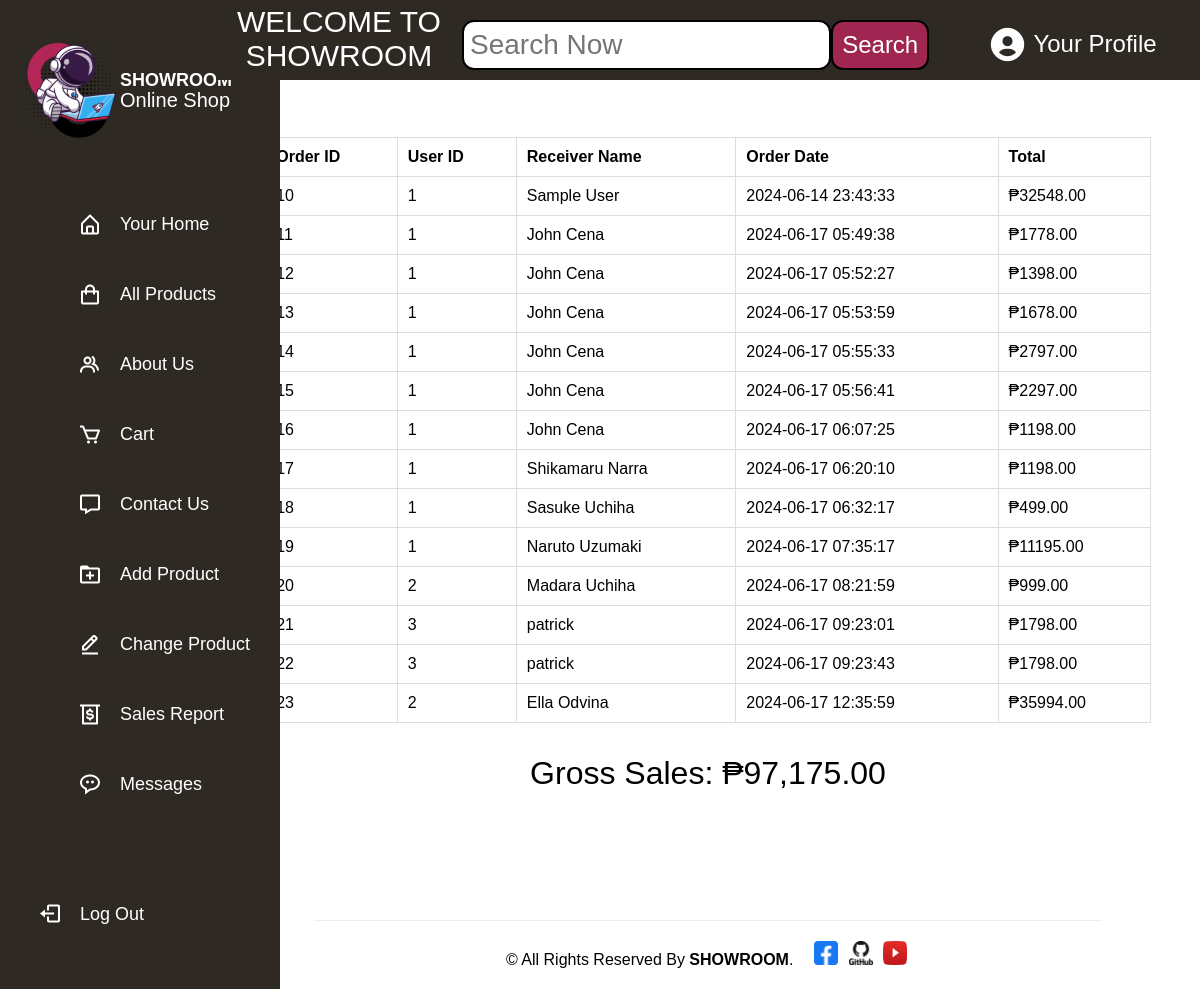
The app's page /website/sales_report_page.php (signed in) with its own data.
### tables this page shows
CREATE TABLE `orders_table` (
  `order_id` int(11) NOT NULL,
  `user_id` int(11) NOT NULL,
  `receiver_name` varchar(50) NOT NULL,
  `contact_number` int(255) NOT NULL,
  `order_date` datetime NOT NULL,
  `total` decimal(10,2) NOT NULL,
  `payment_method` varchar(50) NOT NULL,
  `shipping_address` varchar(255) NOT NULL,
  `delivery_method` varchar(255) NOT NULL
);

### website/sales_report_page.php (the view, shortened to what this page needs)
<?php
    require_once '../php/connect.php';
?>
<!DOCTYPE html>
<html lang="en">
<head>
    <link rel="stylesheet" href="../css/styles.css">
    <link href="main.css" rel="stylesheet">
    <link href='https://unpkg.com/boxicons@2.1.1/css/boxicons.min.css' rel='stylesheet'>
</head>
<body>
<?php include 'sidebar.php'; ?>
    <div class="container">
        <div class="content-individual">
        <div class="about-us-2">
        <?php
        $sql = "SELECT order_id, user_id, receiver_name, order_date, total FROM orders_table";
        $result = mysqli_query($conn, $sql);
        echo "<table border='1'>";
        echo "<tr><th>Order ID</th><th>User ID</th><th>Receiver Name</th><th>Order Date</th><th>Total</th></tr>";
        $total = 0;
        while ($row = mysqli_fetch_assoc($result)) {
        echo "<tr>";
        echo "<td>". $row["order_id"]. "</td>";
        echo "<td>". $row["user_id"]. "</td>";
        echo "<td>". $row["receiver_name"]. "</td>";
        echo "<td>". $row["order_date"]. "</td>";
        echo "<td>". "₱" . $row["total"]. "</td>";
        echo "</tr>";
        $total += $row["total"];
        }
        echo "</table>";
        echo "<p>Gross Sales: ₱". number_format($total, 2). "</p>";
        ?>
        </div>
        </div>
    </div>
    <footer class="footer_section" style="margin-top: 40px; font-weight: 500; background-color: #bfc0c0">
            <div class="container-3">
                <p style="padding: 20px 0; margin: 0 auto; text-align: center; border-top: 1.5px solid #eeeeee; width: 80%;">
                &copy; <span id="displayYear"></span> All Rights Reserved By
                <a href="#" style="text-decoration: none; color: BLACK; font-weight: 600;">SHOWROOM</a>.&nbsp;&nbsp;&nbsp;
                <a href="https://www.facebook.com/" target="_blank" class="icon">
                        <img src="../images/facebook.png" alt="Facebook">
                    </a>
                    <a href="https://github.com/" target="_blank">
                        <img src="../images/github.png" alt="GitHub" class="icon">
                    </a>
                    <a href="https://www.youtube.com/" target="_blank">
                        <img src="../images/youtube.png" alt="YouTube" class="icon">
                    </a>
                </p>
            </div>
        </footer>
</body>
</html>

### website/sidebar.php (shortened to what this page needs)
<!DOCTYPE html>
<html lang="en">
<head>
    <link rel="stylesheet" href="../css/styles.css">
    <link href='https://unpkg.com/boxicons@2.1.1/css/boxicons.min.css' rel='stylesheet'>
</head>
<body>
    <header>
        <section class= "sidebar">
                <div class="image-text">
                    <span class="image">
                        <img src="../images/showrooms.png" alt="showroomlogo" style = "width: 100px;">
                    </span>
                    <div class="text logo-text">
                        <span class="name" style = "color: #ffffff;">SHOWROOM</span>
                        <span class="profession" style = "color: #ffffff;">Online Shop</span>
                    </div>
                </div>
                <div class="menu-bar">
                <div class="menu">
                    <ul class="menu-links">
                        <li class="nav-link">
                            <a  href="yourhome.php">
                                <i class='bx bx-home-alt icon' ></i>
                                <span class="text nav-text">Your Home</span>
                            </a>
                        </li>
                        <li class="nav-link">
                            <a href= "product_page.php">
                                <i class='bx bx-shopping-bag icon' ></i>
                                <span class="text nav-text">All Products</span>
                            </a>
                        </li>
                        <li class="nav-link">
                            <a href="about_page.php">
                                <i class='bx bx-group icon' ></i>
                                <span class="text nav-text">About Us</span>
                            </a>
                        </li>
                         <li class="nav-link">
                            <a href="cart_page.php">
                                <i class='bx bx-cart icon' ></i>
                                <span class="text nav-text">Cart</span>
                            </a>
                        </li>
                        <li class="nav-link">
                            <a href="contact_page.php">
                                <i class='bx bx-message icon' ></i>
                                <span class="text nav-text">Contact Us</span>
                             </a>
                        </li>
                        <?php
                            $role = $_SESSION['role'];
                            if ($role === 'Admin') {
                                echo "<li class='nav-link'>
                                <a href='add_product_page.php'>
                                    <i class='bx bx-folder-plus icon' ></i>
                                    <span class='text nav-text'>Add Product</span>
                                </a>
                            </li>";
                            }
                         ?>
                        <?php
                            $role = $_SESSION['role'];
                            if ($role === 'Admin') {
                                echo "<li class='nav-link'>
                                <a href='update_product_page.php'>
                                    <i class='bx bx-edit-alt icon'></i>
                                    <span class='text nav-text'>Change Product</span>
                                </a>
                            </li>";
                            }
                         ?>
                        <?php
                            $role = $_SESSION['role'];
                            if ($role === 'Admin') {
                                echo "<li class='nav-link'>
                                <a href='sales_report_page.php'>
                                    <i class='bx bx-money-withdraw icon'></i>
                                    <span class='text nav-text'>Sales Report</span>
                                </a>
                            </li>";
                            }
                         ?>
                        <?php
                            $role = $_SESSION['role'];
                            if ($role === 'Admin') {
                                echo "<li class='nav-link'>
                                <a href='messages_page.php'>
                                    <i class='bx bx-message-rounded-dots icon'></i>
                                    <span class='text nav-text'>Messages</span>
                                </a>
                            </li>";
                            }
                         ?>
                    </ul>
                </div>
                <div class="bottom-content">
                    <li class="">
                        <a href="../php/logout.php">
                            <i class='bx bx-log-out icon' ></i>
                            <span class="text nav-text">Log Out</span>
                        </a>
                    </li>
                </div>
            </div>
        </section>
    </header>
    <main>
        <section class = "top">
            <div class="text" style="color: white;">WELCOME TO SHOWROOM</div>
            <div class="search">
            <form action="search_page.php" method="post">
                 <input type="text" name="search" placeholder="Search Now" class="search-bar">
                <button class="search_btn">Search</button>
</form>
            </div>
            <div class="profile">
            <button class="profile-btn" onclick="window.location.href='profile_page.php'">
                <i class='bx bxs-user-circle icon' style = "color: white;"><span style="font-size: 0.6em; display: flex; align-items: center; justify-content: center; color: white; height: max-content; padding-bottom: 2px; font-family: Arial, Helvetica, sans-serif; margin-left: 6px;">Your Profile</span></i>
            </button>
            </div>
        </section>
</body>
</html>

### css/styles.css (style rules this page uses)
:root { --body-color: #E4E9F7; --sidebar-color: #2E2A23; --primary-color: #B52658; --primary-color-light: #F6F5FF; --text-color: white; }
body { font-family: Arial, Helvetica, sans-serif; margin: 0; padding: 0; display: grid; grid-template-columns: 18% 82%; top: 0 !important; background-color: var(--body-color); box-sizing: border-box; overflow-x: hidden; gap: 0 auto; }
header { background-color: var(--sidebar-color); width: 100%; height: 100%; }
.sidebar { position: fixed; display: grid; height: 100%; width: 240px; top: 0; padding: 10px 20px; background: var(--sidebar-color); }
.sidebar li { height: 60px; list-style: none; display: flex; align-items: center; margin-top: 10px; }
header .sidebar .image-text img, header .sidebar .icon { min-width: 60px; border-radius: 6px; }
.sidebar .icon { min-width: 50px; border-radius: 6px; height: 100%; display: flex; align-items: center; justify-content: center; font-size: 24px; }
.sidebar .text, .sidebar .icon { color: var(--text-color); transition: var(--tran-03); }
.sidebar .text { font-size: 18px; font-weight: 500; white-space: nowrap; opacity: 1; }
header .sidebar .image-text { display: flex; width: 100%; height: 60px; margin-top: 50px; align-items: center; }
header .sidebar .logo-text { display: flex; flex-direction: column; }
header .image-text .name { margin-top: 2px; font-size: 18px; font-weight: 600; }
header .image-text .profession { font-size: 20px; margin-top: -2px; display: block; }
.sidebar .menu { padding-bottom: 40px; }
.sidebar li a { list-style: none; height: 100%; background-color: transparent; display: flex; align-items: center; width: 100%; border-radius: 6px; text-decoration: none; transition: var(--tran-03); }
.sidebar .menu-bar { height: calc(100% - 55px); display: flex; flex-direction: column; justify-content: space-between; overflow-y: scroll; }
main { background-color: white; width: 100%; height: 100%; }
.top { display: grid; grid-template-columns: 25% 50% 25%; width: 100%; height: 80px; top: 0; gap: 0 auto; background-color: #2E2A23; position: sticky; }
.top .text { font-size: 30px; font-weight: 500; color: var(--text-color); align-items: center; justify-content: center; text-align: center; width: 100%; margin-top: 5px; }
.search { padding-top: 20px; width: 100%; display: flex; align-items: center; justify-content: center; margin-bottom: 20px; }
.search-bar[type="text"] { background-color: white; width: 75%; font-size: 28px; height: 50px; border: 2px solid black; box-sizing: border-box; padding-left: 6px; border-radius: 12px; }
.search_btn { width: 20%; height: 50px; padding: 10px; color: white; font-size: 1.5em; border: 2px solid black; background-color: #9f2651; box-sizing: border-box; display: flex; align-items: center; justify-content: center; text-align: center; border-radius: 12px; }
.search form { background-color: transparent; display: flex; flex-direction: row; width: 100%; height: 100%; border: none; }
input { color: black; }
.profile { width: 100%; color: white; font-size: 16px; font-weight: bold; align-items: center; justify-content: center; text-align: center; }
.profile-btn { width: 100%; height: 100%; display: flex; align-items: center; justify-content: center; text-align: center; border: none; background-color: transparent; cursor: pointer; color: white; }
.profile-btn .icon { vertical-align: middle; margin-right: 10px; color: white; font-size: 3em; display: flex; align-items: center; justify-content: center; padding: 8px; border-radius: 6px; }

### website/main.css (style rules this page uses)
* { color: black; }
.container { border: none; width: 100%; height: max-content; display: flex; background-color: white; align-items: center; justify-content: center; }
.container-3 { border: none; width: 100%; height: max-content; display: flex; background-color: white; align-items: flex-star; justify-content: center; }
.container-3 img { width: 24px; height: 24px; margin: 0 3px; }
.content-individual { border: none; height: 100vh; width: 100%; }
.about-us-2 { border: none; height: 100%; width: 100%; display: flex; flex-direction: column; justify-content: center; align-items: center; background-color: white; }
.about-us-2 p { font-size: 2em; }
footer { width: 100%; text-align: center; background-color: black; color: white; display: flex; justify-content: center; align-items: center; }
a { text-decoration: none; }

### website/sales_report_page.php (style rules this page uses)
table { border-collapse: collapse; width: 90%; }
th, td { border: 1px solid #ddd; padding: 10px; text-align: left; }
th { background-color: transparent; }

### records on screen
orders_table: order_id "10", user "1", receiver_name "Sample User", order_date "2024-06-14 23:43:33", total "32548.00"
orders_table: order_id "11", user "1", receiver_name "John Cena", order_date "2024-06-17 05:49:38", total "1778.00"
orders_table: order_id "12", user "1", receiver_name "John Cena", order_date "2024-06-17 05:52:27", total "1398.00"
orders_table: order_id "13", user "1", receiver_name "John Cena", order_date "2024-06-17 05:53:59", total "1678.00"
orders_table: order_id "14", user "1", receiver_name "John Cena", order_date "2024-06-17 05:55:33", total "2797.00"
orders_table: order_id "15", user "1", receiver_name "John Cena", order_date "2024-06-17 05:56:41", total "2297.00"
orders_table: order_id "16", user "1", receiver_name "John Cena", order_date "2024-06-17 06:07:25", total "1198.00"
orders_table: order_id "17", user "1", receiver_name "Shikamaru Narra", order_date "2024-06-17 06:20:10", total "1198.00"
orders_table: order_id "18", user "1", receiver_name "Sasuke Uchiha", order_date "2024-06-17 06:32:17", total "499.00"
orders_table: order_id "19", user "1", receiver_name "Naruto Uzumaki", order_date "2024-06-17 07:35:17", total "11195.00"
orders_table: order_id "20", user "2", receiver_name "Madara Uchiha", order_date "2024-06-17 08:21:59", total "999.00"
orders_table: order_id "21", user "3", receiver_name "patrick", order_date "2024-06-17 09:23:01", total "1798.00"
orders_table: order_id "22", user "3", receiver_name "patrick", order_date "2024-06-17 09:23:43", total "1798.00"
orders_table: order_id "23", user "2", receiver_name "Ella Odvina", order_date "2024-06-17 12:35:59", total "35994.00"

### other values on screen
$total "97,175.00"
